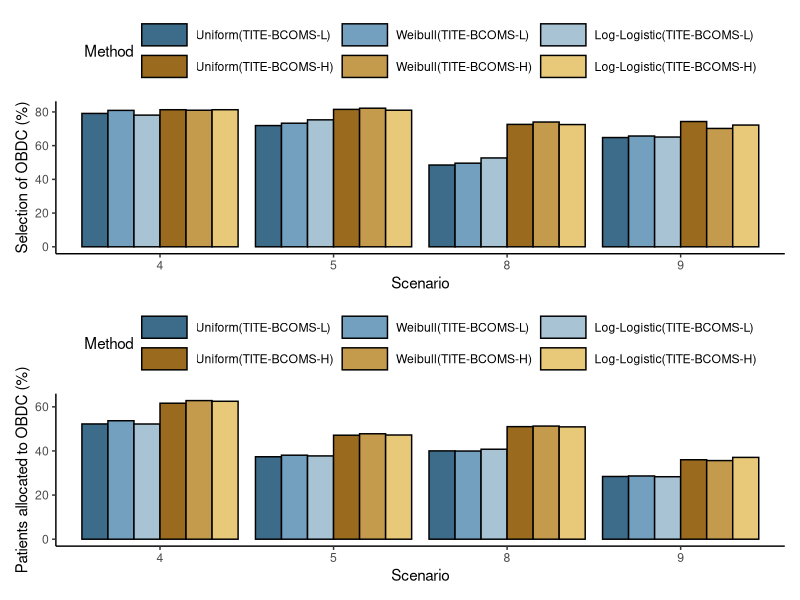

The R script that drew this image:
setwd("plot")
library(ggplot2)
library(dplyr)
library(patchwork)

# ===================== 数据：4 个 Scenario + 6 种方法 =====================
df <- data.frame(
    Scenario = factor(rep(c(4,5,8,9), each = 6)), # 4 个场景，每个 6 种方法
    Method = factor(
        rep(c(
            "Uniform(TITE-BCOMS-L)",
            "Weibull(TITE-BCOMS-L)",
            "Log-Logistic(TITE-BCOMS-L)",
            "Uniform(TITE-BCOMS-H)",
            "Weibull(TITE-BCOMS-H)",
            "Log-Logistic(TITE-BCOMS-H)"
        ), 4),
        levels = c(
            "Uniform(TITE-BCOMS-L)",
            "Weibull(TITE-BCOMS-L)",
            "Log-Logistic(TITE-BCOMS-L)",
            "Uniform(TITE-BCOMS-H)",
            "Weibull(TITE-BCOMS-H)",
            "Log-Logistic(TITE-BCOMS-H)"
        )
    ),
    # 4 个 Scenario × 6 个方法 的 Sel 数值
    Sel = c(
        79.1, 80.9, 78.1, 81.3, 81, 81.3, # Scenario 4
        71.9, 73.3, 75.3, 81.5, 82.2, 81, # Scenario 5
        48.5, 49.6, 52.7, 72.6, 74, 72.5, # Scenario 8
        64.8, 65.7, 65.1, 74.3, 70.2, 72.2 # Scenario 9
    ),
    # 4 个 Scenario × 6 个方法 的 Pat 数值
    Pat = c(
        52.24, 53.7, 52.22, 61.64, 62.83, 62.52, # Scenario 4
        37.37, 38.08, 37.75, 47.14, 47.79, 47.23, # Scenario 5
        40.03, 39.96, 40.78, 51.02, 51.28, 50.92, # Scenario 8
        28.43, 28.66, 28.32, 36.01, 35.64, 37.08 # Scenario 9
    )
)
# ===================== 6 种方法配色（专业蓝黄配色，区分度高） =====================
colors <- c(
    "Uniform(TITE-BCOMS-L)"  = "#3d6b8a",
    "Weibull(TITE-BCOMS-L)"  = "#74a0c0",
    "Log-Logistic(TITE-BCOMS-L)"  = "#a8c4d4",
    "Uniform(TITE-BCOMS-H)" = "#9a6b1f",
    "Weibull(TITE-BCOMS-H)" = "#c49b4d",
    "Log-Logistic(TITE-BCOMS-H)" = "#e8c97a"
)

# ===================== 绘图函数 =====================
make_plot <- function(data, y_var, y_label) {
    ggplot(data, aes(x = Scenario, y = .data[[y_var]], fill = Method)) +
        geom_col(position = position_dodge(width = 0.9), color = "black", na.rm = TRUE) +
        scale_fill_manual(values = colors) +
        labs(x = "Scenario", y = y_label) +
        theme_classic() +
        theme(
            legend.position = "top",
            legend.key.width = unit(1.2, "cm"), # 加宽图例
            plot.title = element_text(hjust = 0)
        )+
        # 强制图例2行，按顺序填充：前3个第一行，后3个第二行
        guides(fill = guide_legend(nrow = 2, byrow = TRUE))
}

# ===================== 出图 =====================
p1 <- make_plot(df, "Sel", "Selection of OBDC (%)")
p2 <- make_plot(df, "Pat", "Patients allocated to OBDC (%)")

p_final <- p1 / p2
pdf("output/sensitivity_dist.pdf", width = 12, height = 9)
print(p_final)
dev.off()
